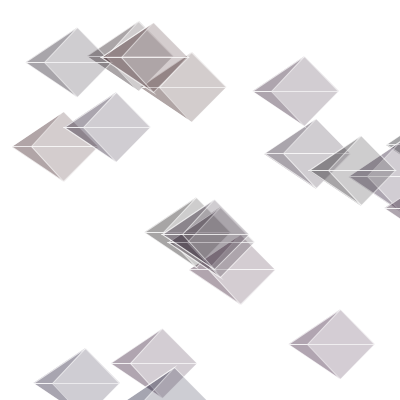
Frame 1 (no input)
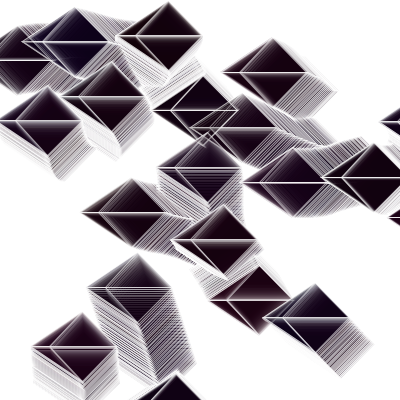
Frame 60 (the mouse pressed at the canvas centre just before this capture)
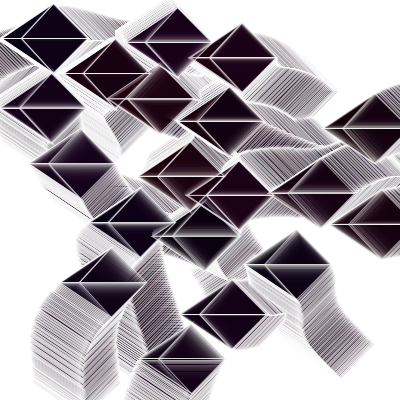
Frame 120 (the mouse held since frame 60 and released just before this capture)

The Processing sketch that drew these frames (run headless with seeded random() and noise(); from frame 60 on, the mouse is pressed at the canvas centre):

// Processing sketch: processing_161237
// ── processing_161237.pde

ArrayList<Vehicle> vehicles;

void setup() {
  size(400,400);
  background(255);
  // We are now making random vehicles and storing them in an ArrayList
  vehicles = new ArrayList<Vehicle>();
  for (int i = 0; i < 20; i++) {
    vehicles.add(new Vehicle(random(width),random(height)));
  }
}

void draw() {
  //background(255);

  for (Vehicle v : vehicles) {
    // Path following and separation are worked on in this function
    v.applyBehaviors(vehicles);
    // Call the generic run method (update, borders, display, etc.)
    v.update();
    v.display();
  }

}


void mouseDragged() {
  vehicles.add(new Vehicle(mouseX,mouseY));
}

class Vehicle {

  // All the usual stuff
  PVector location;
  PVector velocity;
  PVector acceleration;
  float r;
  float maxforce;    // Maximum steering force
  float maxspeed;    // Maximum speed

    // Constructor initialize all values
  Vehicle(float x, float y) {
    location = new PVector(x, y);
    r = 30;
    maxspeed = 2;
    maxforce = 0.02;
    acceleration = new PVector(0, 0);
    velocity = new PVector(0, 0);
  }

  void applyForce(PVector force) {
    // We could add mass here if we want A = F / M
    acceleration.add(force);
  }

  // Separation
  // Method checks for nearby vehicles and steers away
  void applyBehaviors (ArrayList<Vehicle> vehicles) {
    PVector separateForce = separate(vehicles);
    PVector seekForce = seek(new PVector(mouseX,mouseY));
    separateForce.mult(2);
    seekForce.mult(1);
    applyForce(separateForce);
    applyForce(seekForce);
    }
    
    PVector seek(PVector target) {
      PVector desired = PVector.sub(target,location);
      desired.normalize();
      desired.mult(maxspeed);
      PVector steer = PVector.sub(desired,velocity);
      steer.limit(maxforce);
      
      return steer;
    }
    
    PVector separate (ArrayList<Vehicle> vehicles) {
    float desiredseparation = r*2;
    PVector sum = new PVector();
    int count = 0;
    // For every boid in the system, check if it's too close
    for (Vehicle other : vehicles) {
      float d = PVector.dist(location, other.location);
      // If the distance is greater than 0 and less than an arbitrary amount (0 when you are yourself)
      if ((d > 0) && (d < desiredseparation)) {
        // Calculate vector pointing away from neighbor
        PVector diff = PVector.sub(location, other.location);
        diff.normalize();
        diff.div(d);        // Weight by distance
        sum.add(diff);
        count++;            // Keep track of how many
      }
    }
    // Average -- divide by how many
    if (count > 0) {
      sum.div(count);
      // Our desired vector is the average scaled to maximum speed
      sum.normalize();
      sum.mult(maxspeed);
      // Implement Reynolds: Steering = Desired - Velocity
      sum.sub(velocity);
      sum.limit(maxforce);
    }
    return sum;
  }


  // Method to update location
  void update() {
    // Update velocity
    velocity.add(acceleration);
    // Limit speed
    velocity.limit(maxspeed);
    location.add(velocity);
    // Reset accelertion to 0 each cycle
    acceleration.mult(0);
  }

  void display() {
    stroke(255,150);
    fill(random(40),random(0),random(40),50);
    pushMatrix();
    translate(location.x, location.y);
    //quad(38, 10, 86, 20, 69, 63, 30, 76);
    beginShape(TRIANGLE_FAN);
vertex(5.5, 50);
vertex(57.5, 15); 
vertex(92, 50); 
vertex(57.5, 85); 
vertex(25, 50); 
vertex(57.5, 15); 
endShape();
    popMatrix();
  }

}
